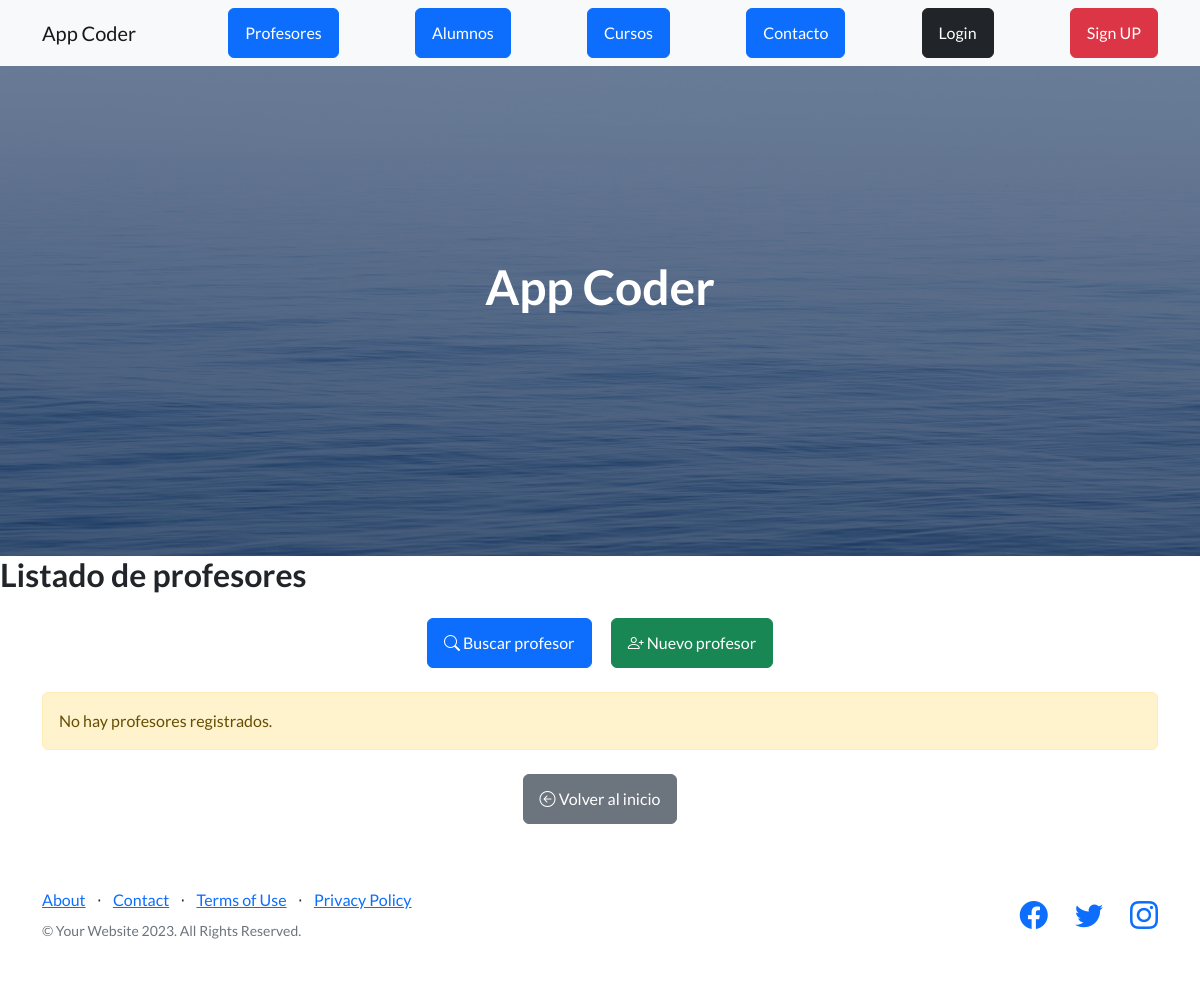
/AppCoder/profesores/, run on an earlier commit of the app's database.
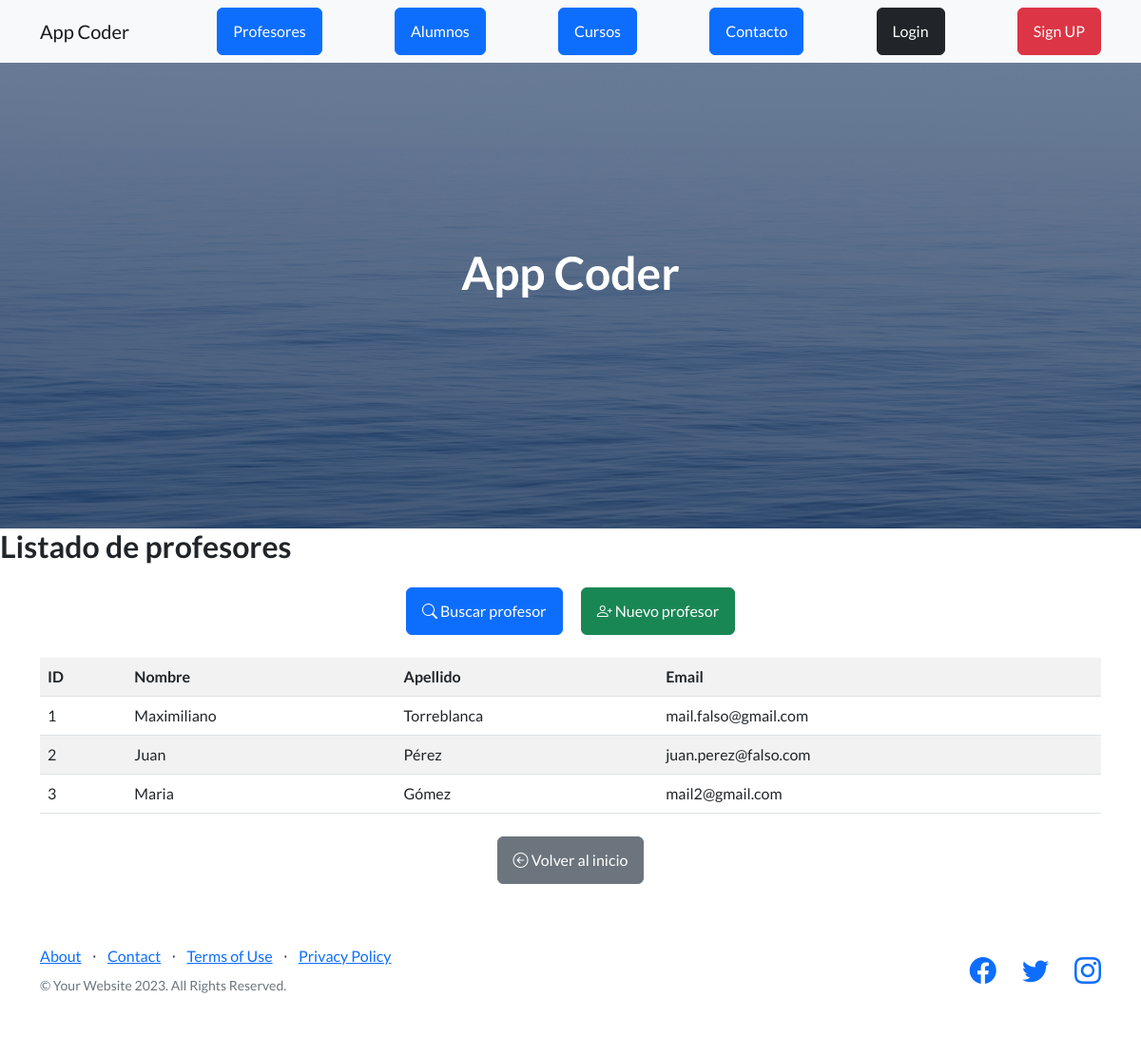
And on a later commit of the database.
### AppCoder/models.py (models this page shows, shortened)
class Profesor(models.Model):
    nombre = models.CharField(max_length=50)
    apellido = models.CharField(max_length=50)
    documento = models.IntegerField()
    email = models.EmailField()

### AppCoder/views.py (the view)
# urls.py: path("profesores/", views.lista_profesor, name="profesores"),
def lista_profesor(request):
    profesores = Profesor.objects.all()
    return render(request, "lista_profesor.html", {"profesores": profesores})

### AppCoder/templates/lista_profesor.html
{% extends "padre.html" %}
{% block contenido %}
<h2>Listado de profesores</h2>
<div class="container">
    <div class="text-center my-4">
        <a class="btn btn-primary me-3" href="{% url 'buscar_profesor' %}">
            <i class="bi bi-search"></i> Buscar profesor
        </a>
        <a class="btn btn-success" href="{% url 'alta_profesor' %}">
            <i class="bi bi-person-plus"></i> Nuevo profesor
        </a>
    </div>
    {% if profesores %}
        <table class="table table-striped">
            <tr>
                <th>ID</th>
                <th>Nombre</th>
                <th>Apellido</th>
                <th>Email</th>
            </tr>
            {% for profesor in profesores %}
            <tr>
                <td>{{ profesor.id }}</td>
                <td>{{ profesor.nombre }}</td>
                <td>{{ profesor.apellido }}</td>
                <td>{{ profesor.email }}</td>
            </tr>
            {% endfor %}
        </table>
    {% else %}
        <div class="alert alert-warning" role="alert">
            No hay profesores registrados.
        </div>
    {% endif %}
</div>
<div class="text-center mt-4">
    <a href="{% url 'inicio' %}" class="btn btn-secondary">
        <i class="bi bi-arrow-left-circle"></i> Volver al inicio
    </a>
</div>
{% endblock %}

### AppCoder/templates/padre.html (shortened to what this page needs)
<!DOCTYPE html>
<html lang="en">
    <head>
        {% load static %}
        <link href="https://cdn.jsdelivr.net/npm/bootstrap-icons@1.5.0/font/bootstrap-icons.css" rel="stylesheet" type="text/css" />
        <link href="{% static 'AppCoder/css/styles.css' %}" rel="stylesheet" />
    </head>
    <body>
        <nav class="navbar navbar-light bg-light static-top">
            <div class="container">
                <a class="navbar-brand" href="#!">App Coder</a>
                <a class="btn btn-primary" href="{% url 'profesores' %}">Profesores</a>
                <a class="btn btn-primary" href="{% url 'alumnos' %}">Alumnos</a>
                <a class="btn btn-primary" href="{% url 'cursos' %}">Cursos</a>
                <a class="btn btn-primary" href="{% url 'contacto' %}">Contacto</a>
                <a class="btn btn-dark" href="">Login</a>
                <a class="btn btn-danger" href="">Sign UP</a>
            </div>
        </nav>
        <header class="masthead" style="min-height: auto;">
            <div class="container position-relative">
                <div class="row justify-content-center">
                    <div class="col-xl-6">
                        <div class="text-center text-white">
                            <h1 class="mb-5">App Coder</h1>
                        </div>
                    </div>
                </div>
            </div>
        </header>
        {% block contenido %}
        {% endblock %}
        <footer class="footer bg-white">
            <div class="container">
                <div class="row">
                    <div class="col-lg-6 h-100 text-center text-lg-start my-auto">
                        <ul class="list-inline mb-2">
                            <li class="list-inline-item"><a href="#!">About</a></li>
                            <li class="list-inline-item">⋅</li>
                            <li class="list-inline-item"><a href="#!">Contact</a></li>
                            <li class="list-inline-item">⋅</li>
                            <li class="list-inline-item"><a href="#!">Terms of Use</a></li>
                            <li class="list-inline-item">⋅</li>
                            <li class="list-inline-item"><a href="#!">Privacy Policy</a></li>
                        </ul>
                        <p class="text-muted small mb-4 mb-lg-0">&copy; Your Website 2023. All Rights Reserved.</p>
                    </div>
                    <div class="col-lg-6 h-100 text-center text-lg-end my-auto">
                        <ul class="list-inline mb-0">
                            <li class="list-inline-item me-4">
                                <a href="#!"><i class="bi-facebook fs-3"></i></a>
                            </li>
                            <li class="list-inline-item me-4">
                                <a href="#!"><i class="bi-twitter fs-3"></i></a>
                            </li>
                            <li class="list-inline-item">
                                <a href="#!"><i class="bi-instagram fs-3"></i></a>
                            </li>
                        </ul>
                    </div>
                </div>
            </div>
        </footer>
    </body>
</html>

What changed in the data, as far as the page shows it:
added Profesor: id "1", nombre "Maximiliano", apellido "Torreblanca", email "mail.falso@gmail.com"
added Profesor: id "2", nombre "Juan", apellido "Pérez", email "juan.perez@falso.com"
added Profesor: id "3", nombre "Maria", apellido "Gómez", email "mail2@gmail.com"
Also different on the page:
text no longer shown: "No hay profesores registrados."
text now shown: "ID Nombre Apellido Email"
